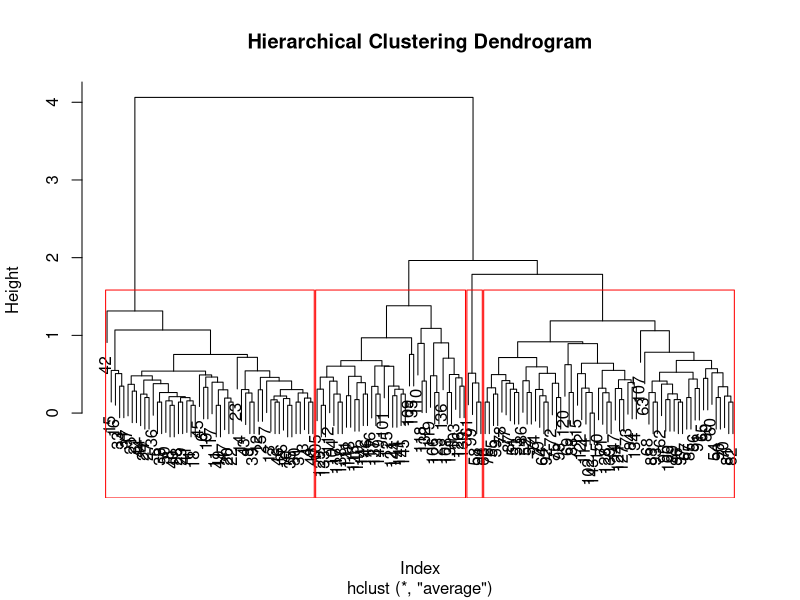

Write the R code that produced this figure.
# Load the iris dataset
iris1 = iris

# Remove the 'Species' column (we will only work with numeric variables)
iris1$Species = NULL

# Compute the pairwise Euclidean distance matrix
d = dist(iris1, method = "euclidean")

# Perform hierarchical clustering using the average linkage method
hfit = hclust(d, method = "average")

# Plot the dendrogram
plot(hfit, main = "Hierarchical Clustering Dendrogram", xlab = "Index", ylab = "Height")

# Cut the dendrogram into 4 clusters
grps = cutree(hfit, k = 4)

# Print the cluster assignments
print(grps)

# Add red rectangles around the 4 clusters on the dendrogram
rect.hclust(hfit, k = 4, border = "red")

